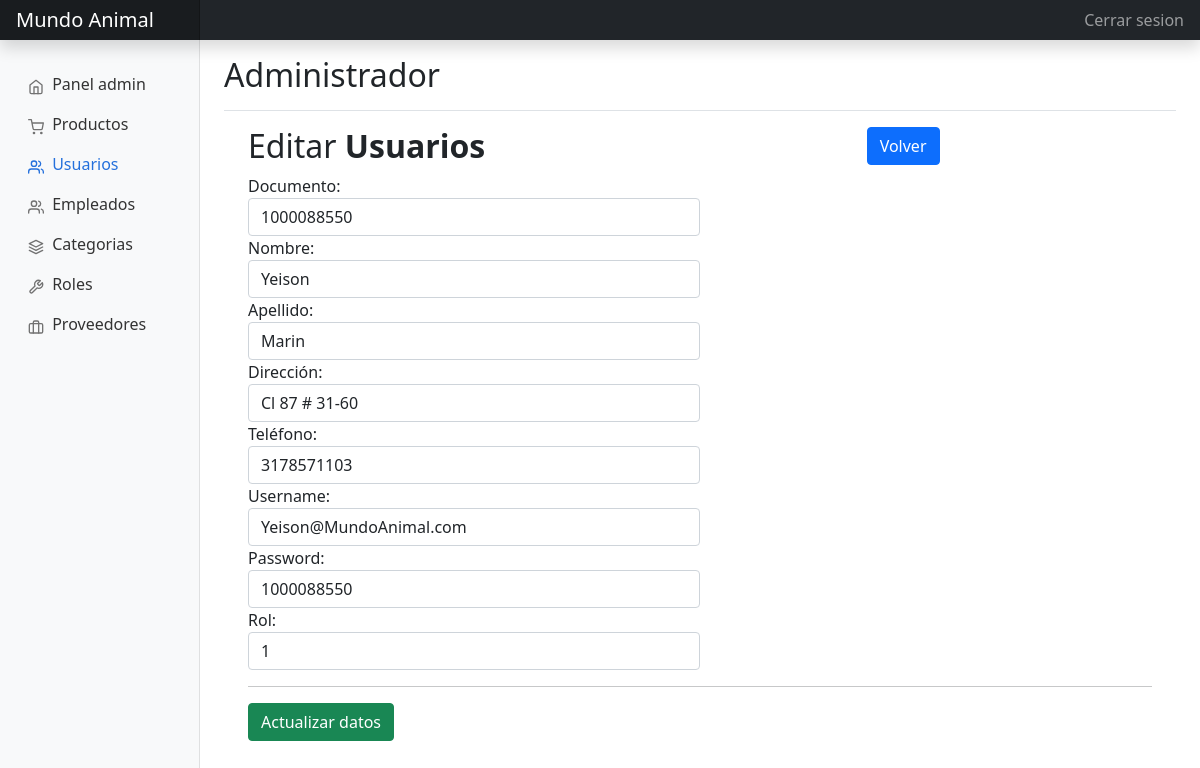
Before: /crud/updateUser.php?documento=1000088550 with the older database file.
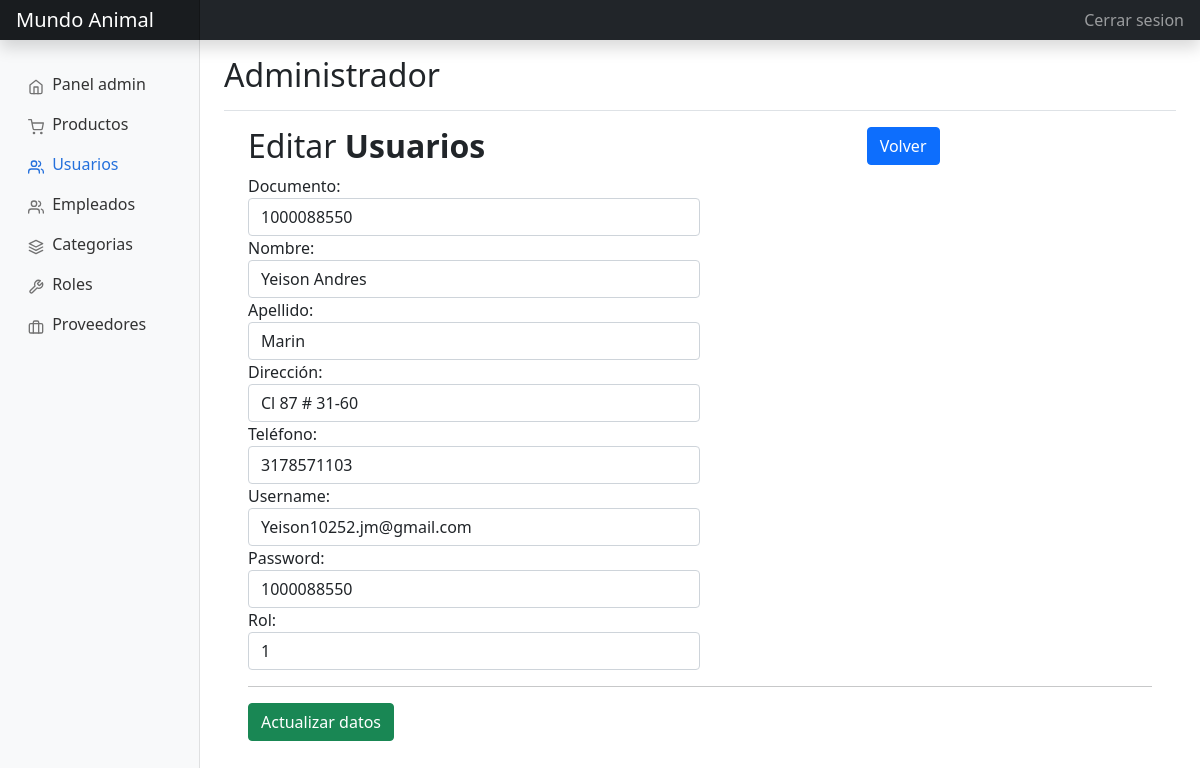
After: the same page with the newer database file.
### tables this page shows
CREATE TABLE usuarios (
  documento INT PRIMARY KEY NOT NULL,
  nombre VARCHAR(45) NOT NULL,
  apellido VARCHAR(45) NOT NULL,
  telefono VARCHAR(45) NOT NULL,
  direccion VARCHAR(45) NOT NULL,
  username VARCHAR(45) NOT NULL,
  password VARCHAR(45) NOT NULL,
  rol_id INT NOT NULL,
  tokenUser VARCHAR(100));

### db/database.php (called while the page is built, shortened)
<?php
	class Database{
		private $con;
		private $dbhost="localhost";
		private $dbuser="root";
		private $dbpass="";
		private $dbname="mundoanimal";
		public function connect_db(){
			$this->con = mysqli_connect($this->dbhost, $this->dbuser, $this->dbpass, $this->dbname);
		}
        public function single_record($documento){
			$sql = "SELECT * FROM usuarios where documento='$documento'";
			$res = mysqli_query($this->con, $sql);
				$return = mysqli_fetch_object($res );
					return $return ;
		}
}
?>

### crud/updateUser.php (the view, shortened to what the changed rows need)
<?php
if (isset($_GET['documento'])) {
  $documento = intval($_GET['documento']);
} else {
  header("location:user.php");
}
?>
<!doctype html>
<html lang="en">
<head>
  <link href="https://cdn.jsdelivr.net/npm/bootstrap@5.1.3/dist/css/bootstrap.min.css" rel="stylesheet">
  <link href="../css/dashboard.css" rel="stylesheet">
  <link href="https://cdn.jsdelivr.net/npm/bootstrap@5.1.3/dist/css/bootstrap.min.css" rel="stylesheet">
</head>
<body>
  <div class="container-fluid">
    <div class="row">
      <main class="col-md-9 ms-sm-auto col-lg-10 px-md-4">
        <div class="d-flex justify-content-between flex-wrap flex-md-nowrap align-items-center pt-3 pb-2 mb-3 border-bottom">
          <h1 class="h2">Administrador</h1>
        </div>
        <div class="container">
          <div class="table-wrapper">
            <div class="table-title">
              <div class="row">
                <div class="col-sm-8">
                  <h2>Editar <b>Usuarios</b></h2>
                </div>
              </div>
            </div>
            <?php
            include("../db/database.php");
            $clientes = new Database();
            ?>
            <?php
            $datos_cliente = $clientes->single_record($documento);
            ?>
            <div class="row">
              <form method="post">
                <div class="col-md-6">
                  <label>Documento:</label>
                  <input type="number" name="documento" id="documento" class='form-control' maxlength="15" required value="<?php echo $datos_cliente->documento; ?>">
                </div>
                <div class="col-md-6">
                  <label>Nombre:</label>
                  <input type="text" name="nombre" id="nombre" class='form-control' maxlength="100" required value="<?php echo $datos_cliente->nombre; ?>">
                </div>
                <div class="col-md-6">
                  <label>Apellido:</label>
                  <input type="text" name="apellido" id="apellido" class='form-control' maxlength="100" required value="<?php echo $datos_cliente->apellido; ?>">
                </div>
                <div class="col-md-6">
                  <label>Dirección:</label>
                  <input type="text" name="direccion" id="direccion" class='form-control' maxlength="100" required value="<?php echo $datos_cliente->direccion; ?>">
                </div>
                <div class="col-md-6">
                  <label>Teléfono:</label>
                  <input type="text" name="telefono" id="telefono" class='form-control' maxlength="15" required value="<?php echo $datos_cliente->telefono; ?>">
                </div>
                <div class="col-md-6">
                  <label>Username:</label>
                  <input type="email" name="username" id="username" class='form-control' maxlength="64" required value="<?php echo $datos_cliente->username; ?>">
                </div>
                <div class="col-md-6">
                  <label>Password:</label>
                  <input type="text" name="password" id="password" class='form-control' maxlength="64" required value="<?php echo $datos_cliente->password; ?>">
                </div>
                <div class="col-md-6">
                  <label>Rol:</label>
                  <input type="number" name="rol_id" id="rol_id" class='form-control' maxlength="64" required value="<?php echo $datos_cliente->rol_id; ?>">
                </div>
              </form>
            </div>
          </div>
        </div>
      </main>
    </div>
  </div>
</body>
</html>

Changed rows visible on the page:
changed usuarios "Marin": nombre "Yeison" → "Yeison Andres"; username "Yeison@MundoAnimal.com" → "Yeison10252.jm@gmail.com"
